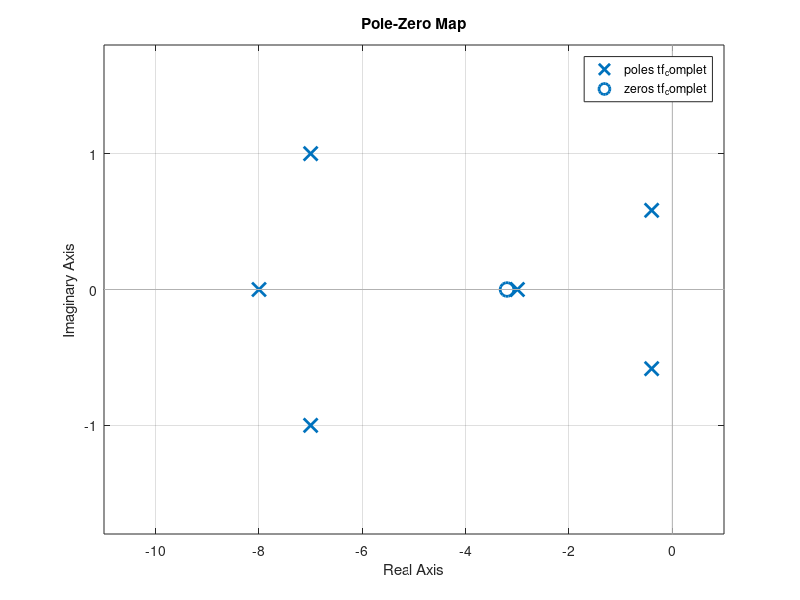

This figure's MATLAB source:
%%  S5 - APP3 - Laboratoire - S5APP3A23_Lab1.M
%   Auteur:     Anthony Royer
%   CIP:        ROYA2019

%   Date de creation:                       27-Septembre-2023
%   Date de derniere modification:          27-Septembre-2023

%   DESCRIPTION:    Laboratoire 1
%                   

clc
close all
clear 

showImportedData = 0;
%% Probleme 1 - Moindres Carrés
disp("=================================")
disp("=========== Problème 1 ==========")
disp("=================================")
load DonneesIdentifSyst1erOrdre_1.mat

if showImportedData == 1
    figure()
    plot(t,y)
    grid on
end

% Quand X tends vers l'infini, Y tends vers K

Xin1 = u(1:end-1);
dt = diff(t);
Xout1 = -diff(y)./dt;  % Appelé Ydot dans les notes
Ymat = y(1:end-1);
Xmat = [Xin1 Xout1];

A1 = pinv(Xmat)*Ymat;
K1 = A1(1);
T1 = A1(2);

disp(['La valeur de K est : ', num2str(K1)])
disp(['La valeur de T est : ', num2str(T1), ' s'])
disp(' ')

%% Probleme 2 - Fonctions de transfert et pzmap
disp("=================================")
disp("=========== Problème 2 ==========")
disp("=================================")

num_DynAct = [2 6.4];
den_DynAct = [1 8];
num_SysDynFlex = [25];
den_SysDynFlex = [1 14.8 61.7 47 25];
num_DynCap = [3];
den_DynCap = [1 3];

tf_DynAct = tf(num_DynAct,den_DynAct);
tf_SysDynFlex = tf(num_SysDynFlex, den_SysDynFlex);
tf_DynCap = tf(num_DynCap,den_DynCap);

%% (A) - Trouver la fonction de transfert entre u(t) et y(t) avec series
tf_complet = series(tf_DynAct,series(tf_SysDynFlex,tf_DynCap))
[num_complet, den_complet] = tfdata(tf_complet, 'v');
figure('Name','Pôles-Zeros')
pzmap(tf_complet)
disp(" ")
% Plus proche de l'axe des img, plus le poids est elevé
%% (B) - Réduire le modèle à ses pôles dominants avec fractions partielles
% Step 1 -  Calcul des pôles et leurs résidus
[Residus2,Poles2,K2] = residue(num_complet, den_complet)
% Step 2 - Choisir le pole (reduction a un sys de deg 1) ou les deux poles
% (reduction a un sys deg 2) qui ont le svaleurs les plus elevés avec ratio
poids = abs(Residus2)./real(Poles2)
% Step 3 - Calculer la fonction de transfert du sys reduit déterminé a
% partir des poles dominants



